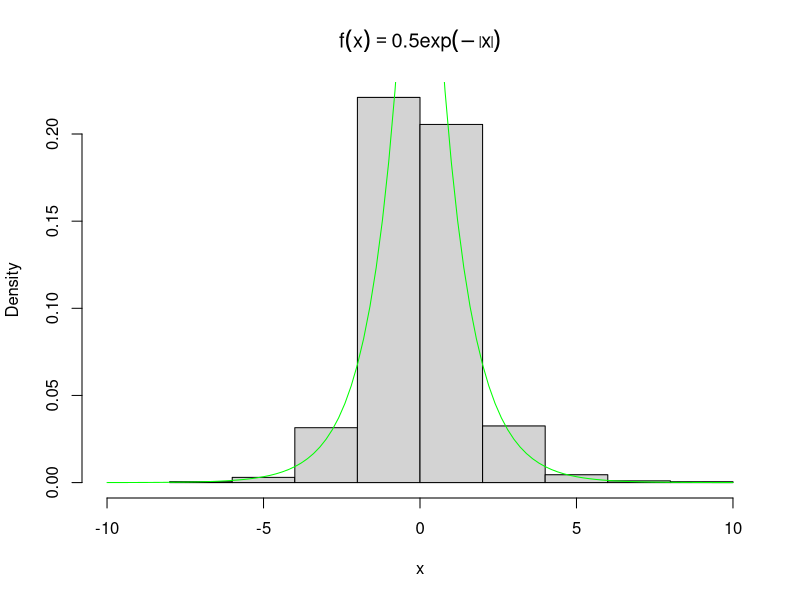
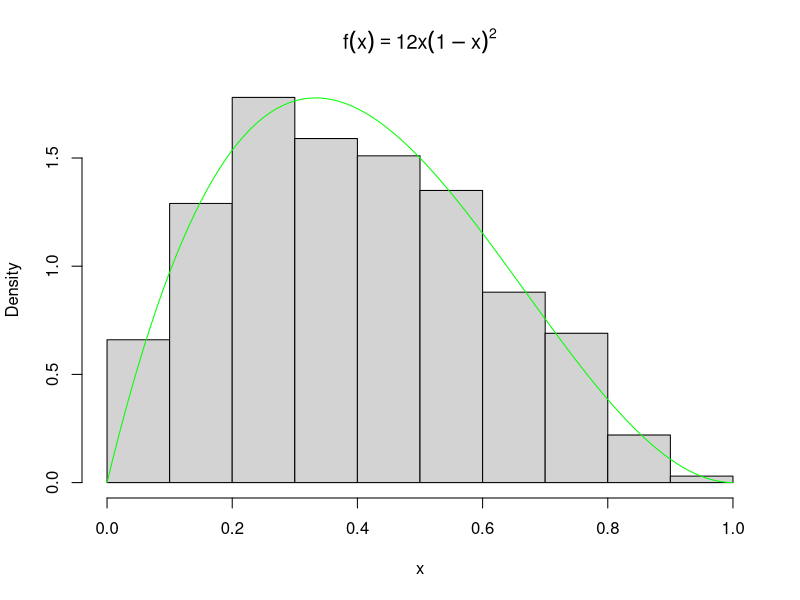
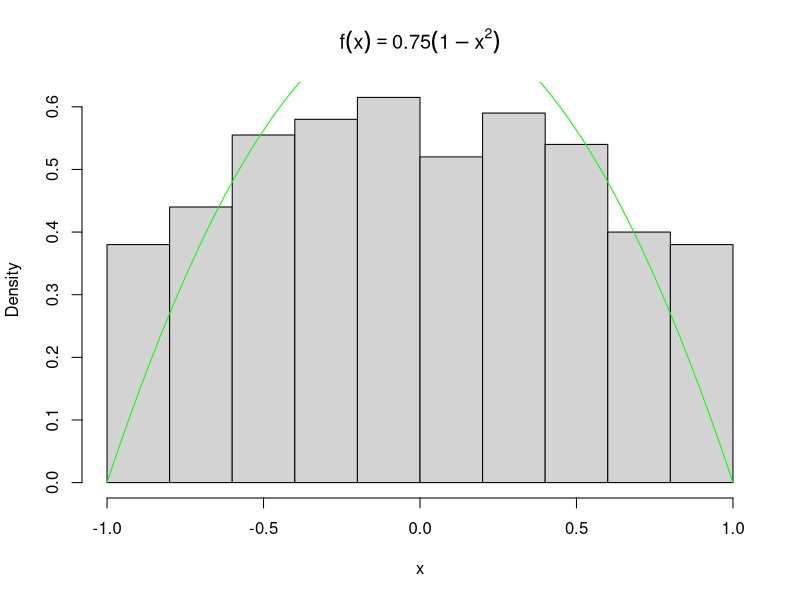

R code for these plots, in order:
## ---- chunk 1
knitr::opts_chunk$set(echo = TRUE)
## ---- chunk 2
my.sample<-function(x,size,Prob=rep(1/length(x),length(x))){
  if(sum(Prob)!=1){
    stop("输入的概率之和必须为1！")
  }
  if(length(x)!=length(Prob)){
    stop("输入的x与Prob个数不对应！")
  }
  if(length(size)!=1){
    stop("输入的size必须是一个数字！")
  }
  if(!is.numeric(size)){
    stop("输入的size必须是数字型！")
  }
  n<-1:length(x)
  u<-runif(size)
  f<-cumsum(Prob)
  output<-x[findInterval(u,f)+1]
  return(output)
}

## ---- chunk 3
set.seed(12345)
x<-c(1,2,3,4);Prob<-c(0.1,0.1,0.2,0.6);n<-10000
result1<-my.sample(x,n,Prob = Prob)
print("结果中数字1的数目有：")
summary(result1==1)
print("结果中数字2的数目有：")
summary(result1==2)
print("结果中数字3的数目有：")
summary(result1==3)
print("结果中数字4的数目有：")
summary(result1==4)
## ---- chunk 4
x<-c(1,2,3,4);n<-10000
result2<-my.sample(x,n)
print("结果中数字1的数目有：")
summary(result2==1)
print("结果中数字2的数目有：")
summary(result2==2)
print("结果中数字3的数目有：")
summary(result2==3)
print("结果中数字4的数目有：")
summary(result2==4)
## ---- chunk 5
x<-c("a","b","c");n<-10000
result3<-my.sample(x,n)
print("结果中等于‘a’的数目有：")
summary(result3=="a")
print("结果中等于‘b’的数目有：")
summary(result3=="b")
print("结果中等于‘c’的数目有：")
summary(result3=="c")
## ---- chunk 6
u<-runif(1000)
x<-ifelse(u<0.5,log(2*u),-log(2-2*u))
hist(x,prob=TRUE,xlim=c(-10,10),main=expression(f(x)==0.5*exp(-abs(x))))
curve(0.5*exp(-abs(x)),col="green",add=TRUE)
## ---- chunk 7
my.beta<-function(n,x1,y1){
  #n为生成的随机数数目，x1是贝塔分布的第一个参数，x2是贝塔分布的第二个参数。
  y<-rep(0,n)#生成长度为n的初始向量y
  k<-0 #k为计数器，记录生成的随机数的数目
  c=(x1-1)^(x1-1) *(y1-1)^(y1-1) *(x1+y1-2)^(2-x1-y1) #根据两个参数算出合适的c值
  while (k<n) {
    u<-runif(1)
    x<-runif(1)
    parametor<- x^(x1-1) *(1-x)^(y1-1)
    if(parametor/c >u){
      k <- k+1
      y[k] <- x
    }
  }
  return(y) #返回最后结果
}
x<-my.beta(1000,2,3)
hist(x,prob=TRUE,main=expression(f(x)==12*x(1-x)^2))
curve(12*x*(1-x)^2,col="green",add=TRUE)
## ---- chunk 8
my.fe<-function(n){
  #n为生成的随机数数目
  y<-rep(0,n)#生成长度为n的初始向量y
  k<-0 #k为计数器，记录生成的随机数的数目
  while (k<n){
    u<-runif(1,min=-1,max = 1)
    x<-runif(1,min = -1,max = 1)
    parametor<- 1-x^2
    if(parametor >u){
      k <- k+1
      y[k] <- x
    }
  }
  return(y) #返回最后结果
}
  x<-my.fe(1000)
  hist(x,prob=TRUE,main=expression(f(x)==0.75(1-x^2)))
  curve(0.75*(1-x^2),col="green",add=TRUE)
